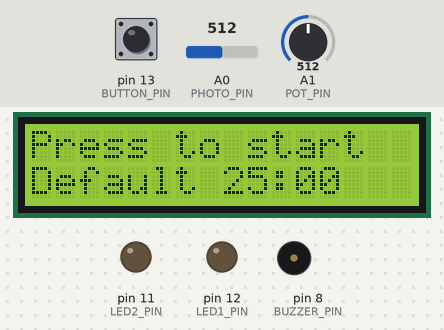
The sketch below on a simulated Arduino Uno, built with avr-gcc and run on an emulated ATmega328P. Parts: 16×2 character LCD, output pins drawn as LEDs (lit = HIGH), buzzer (waves = sounding). Dashed ring = blinking. Inputs (shaded band) come from the test bench; at power-on: pin 13 (BUTTON_PIN) HIGH, A0 (PHOTO_PIN) = 512, A1 (POT_PIN) = 512. What the sketch prints to the serial monitor is not drawn.

Above: at 1.2 s.
1.3 s: pin 13 (BUTTON_PIN) pulled LOW for 0.15 s
At 1.85 s:
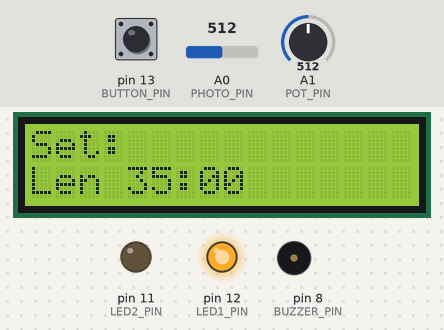
2.0 s: pin 13 (BUTTON_PIN) pulled LOW for 1 s
At 3.4 s:
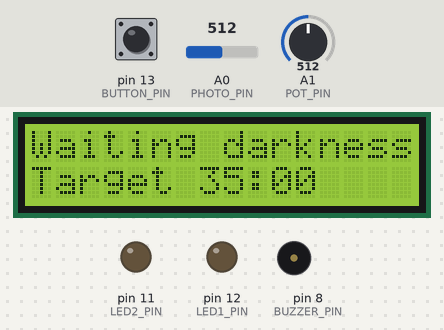
3.6 s: pin 13 (BUTTON_PIN) pulled LOW for 3.2 s
At 5.1 s:
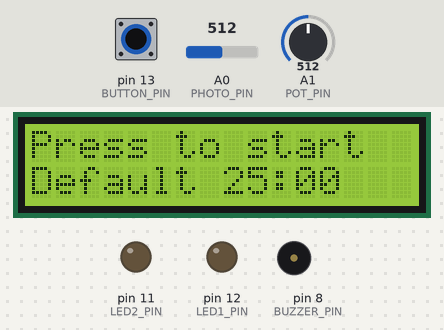
8.3 s: pin 13 (BUTTON_PIN) pulsed LOW 2 times (0.12 s each, 0.3 s apart)
At 12.5 s:
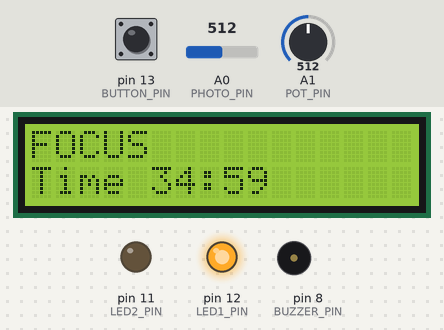
13.1 s: A0 (PHOTO_PIN) set to 537
At 13.33 s:
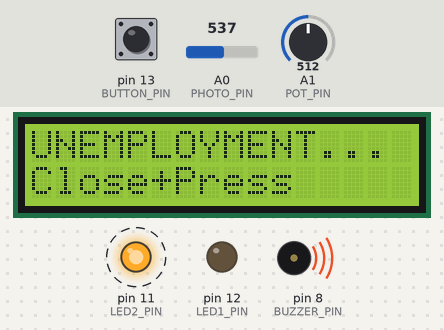
Timing chart, 0 to 20.3 s (numbered marks = the images above; inputs shaded):
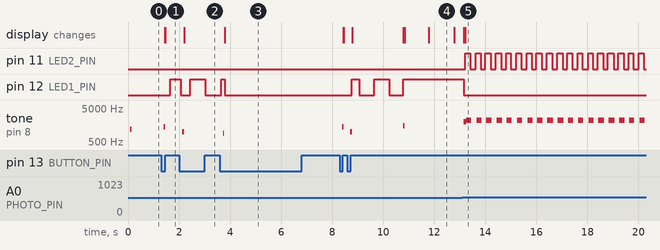

Measured:
- the behaviour switches between 530 and 531 on A0 (PHOTO_PIN) (found by bisection; images 4 and 5)
- after the input at 1.3 s, pin 12 (LED1_PIN): LOW → HIGH after 0.35 s; tone on pin 8 (BUZZER_PIN): silent → 1400 Hz after 0.10 s, → silent 0.06 s later; the display: first changes after 0.13 s (image 1 shows a later state)
- after the input at 2.0 s, tone on pin 8 (BUZZER_PIN): silent → 1000 Hz after 0.13 s, → silent 0.07 s later; the display: changes after 0.20 s (image 2)
- after the input at 3.6 s, the display: changes after 0.18 s (image 3)
- after the input at 8.3 s, pin 12 (LED1_PIN): goes HIGH 0.28 s, LOW 0.60 s, HIGH 0.60 s, LOW 0.54 s, then HIGH, starting after 0.47 s; tone on pin 8 (BUZZER_PIN): plays 1400 Hz for 0.06 s, 1000 Hz for 0.07 s, 1500 Hz for 0.06 s, starting after 0.10 s; the display: first changes after 0.13 s (image 4 shows a later state)
- after the input at 13.1 s, pin 11 (LED2_PIN): alternates HIGH for 0.19 s and LOW for 0.19 s, starting after 0.13 s; pin 12 (LED1_PIN): HIGH → LOW after 0.06 s; tone on pin 8 (BUZZER_PIN): silent → 2000 Hz after 0.06 s, then repeats every 0.41 s: 2200 Hz 0.20 s, silent 0.21 s; the display: first changes after 0.06 s (image 5 shows a later state)

The sketch:

Focus-Box-Timer.ino
```cpp
#include <Wire.h>
#include <LiquidCrystal_I2C.h>

// ---------------- Pins (same as your test) ----------------
#define BUTTON_PIN 13  // Button to GND, internal pull-up
#define LED1_PIN   12  // Status (focus/armed/celebrate)
#define LED2_PIN   11  // Shame / alert LED
#define BUZZER_PIN 8
#define POT_PIN    A1
#define PHOTO_PIN  A0

// ---------------- LCD ----------------
LiquidCrystal_I2C lcd(0x27, 16, 2); // Use 0x3F if 0x27 doesn't work

// ---------------- State machine ----------------
enum State { IDLE, SET_TIME, ARMED_WAIT_CLOSE, COUNTDOWN, SHAME, CELEBRATE };
State state = IDLE;

void setState(State s);

// ---------------- Timing / config ----------------
const unsigned MIN_MINUTES      = 5;
const unsigned MAX_MINUTES      = 60;
const unsigned POT_SNAP_STEP    = 5;        // choose in 5-min steps
const unsigned DARK_STABLE_MS   = 2000;     // must be dark this long to start
int  LIGHT_THRESHOLD            = 500;      // set after quick calibration
const int  LIGHT_HYST           = 30;       // hysteresis around threshold

// ---------------- Runtime vars ----------------
unsigned selMinutes = 25;
unsigned long targetMs = 0;
unsigned long startMs  = 0;
unsigned long savedRemaining = 0;
unsigned long enteredAt = 0;
unsigned long darkSince = 0;
bool          wasBright = false;

// ---------------- Button debounce (kept from your test) ----------------
int lastButtonReading = HIGH;
int stableButtonState = HIGH;
unsigned long lastDebounceTime = 0;
const unsigned long debounceDelay = 50;

// ---------------- Helpers ----------------
void buz(unsigned f=1400, unsigned d=80) { tone(BUZZER_PIN, f, d); }

// (Definition can stay here or lower in the file; prototype above makes it safe)
void setState(State s) {
  state = s;
  enteredAt = millis();
  lcd.clear();
}

bool isBright(int raw) {
  int th = LIGHT_THRESHOLD + (wasBright ? -LIGHT_HYST : LIGHT_HYST);
  bool b = raw > th; wasBright = b; return b;
}

unsigned snapToStep(unsigned v, unsigned step) {
  return (unsigned)(( (v + step/2) / step ) * step);
}

unsigned readPotMinutes() {
  int raw = analogRead(POT_PIN);      // 0..1023
  float t = raw / 1023.0f;            // 0..1
  float m = MIN_MINUTES + t * (MAX_MINUTES - MIN_MINUTES);
  unsigned mins = (unsigned)round(m);
  mins = constrain(mins, MIN_MINUTES, MAX_MINUTES);
  mins = snapToStep(mins, POT_SNAP_STEP);
  return mins;
}

void printCentered(const char* l1, const char* l2) {
  lcd.clear();
  lcd.setCursor(0,0); lcd.print(l1);
  lcd.setCursor(0,1); lcd.print(l2);
}

void printTimeLeft(unsigned long msLeft) {
  unsigned long s = (msLeft + 999)/1000;
  unsigned m = s/60, r = s%60;

  char line1[17], line2[17];
  snprintf(line1, sizeof(line1), "FOCUS");
  snprintf(line2, sizeof(line2), "Time %02u:%02u", m, r);
  lcd.setCursor(0,0); lcd.print(line1); lcd.print("           ");
  lcd.setCursor(0,1); lcd.print(line2); lcd.print("     ");
}

// ---------------- Setup ----------------
void setup() {
  Serial.begin(9600);

  pinMode(LED1_PIN, OUTPUT);
  pinMode(LED2_PIN, OUTPUT);
  pinMode(BUZZER_PIN, OUTPUT);
  pinMode(BUTTON_PIN, INPUT_PULLUP);

  lcd.init();
  lcd.backlight();
  printCentered("FOCUS BOX v1", "Press to start");

  digitalWrite(LED1_PIN, LOW);
  digitalWrite(LED2_PIN, LOW);

  buz(1200,60);
}

// ---------------- Loop ----------------
void loop() {
  unsigned long now = millis();

  // ----- Debounce button (same pattern as your test) -----
  int rawReading = digitalRead(BUTTON_PIN);
  if (rawReading != lastButtonReading) lastDebounceTime = now;

  bool buttonEdgePressed = false; // true on clean HIGH->LOW (press)
  if ((now - lastDebounceTime) > debounceDelay) {
    if (rawReading != stableButtonState) {
      // stable change detected
      buttonEdgePressed = (stableButtonState == HIGH && rawReading == LOW);
      stableButtonState = rawReading;
    }
  }
  lastButtonReading = rawReading;

  // ----- Sensors -----
  int ldrRaw = analogRead(PHOTO_PIN);
  bool bright = isBright(ldrRaw);

  // ----- State machine -----
  switch (state) {
    case IDLE: {
      // Show hint + default time
      lcd.setCursor(0,0); lcd.print("Press to start  ");
      lcd.setCursor(0,1); lcd.print("Default 25:00   ");
      digitalWrite(LED1_PIN, LOW);
      digitalWrite(LED2_PIN, LOW);

      if (buttonEdgePressed) {
        selMinutes = 25; // default
        setState(SET_TIME);
        buz(1400,60);
        // brief status
        lcd.setCursor(0,0); lcd.print("Set with knob   ");
        lcd.setCursor(0,1); lcd.print("Press to lockin");
      }
      break;
    }

    case SET_TIME: {
      selMinutes = readPotMinutes();

      // Display selected minutes as MM:00
      lcd.setCursor(0,0); lcd.print("Set:            ");
      char buf[17];
      snprintf(buf, sizeof(buf), "Len %02u:00        ", selMinutes);
      lcd.setCursor(0,1); lcd.print(buf);

      // slow blink LED1 to show "setting" mode
      digitalWrite(LED1_PIN, ((now/400)%2)==0 ? HIGH : LOW);
      digitalWrite(LED2_PIN, LOW);

      if (buttonEdgePressed) {
        targetMs = selMinutes * 60UL * 1000UL;
        setState(ARMED_WAIT_CLOSE);
        darkSince = 0;
        buz(1000,70);
        printCentered("Close the box", "to arm timer");
        digitalWrite(LED1_PIN, LOW);
      }
      break;
    }

    case ARMED_WAIT_CLOSE: {
      // Show chosen time while waiting
      unsigned long s = targetMs/1000UL;
      unsigned m = s/60;
      char line2[17];
      snprintf(line2, sizeof(line2), "Target %02u:00     ", m);
      lcd.setCursor(0,0); lcd.print("Waiting darkness");
      lcd.setCursor(0,1); lcd.print(line2);

      // LED1 slow blink = armed, LED2 off
      digitalWrite(LED1_PIN, ((now/600)%2)==0 ? HIGH : LOW);
      digitalWrite(LED2_PIN, LOW);

      if (!bright) {
        if (darkSince == 0) darkSince = now;
        if (now - darkSince >= DARK_STABLE_MS) {
          setState(COUNTDOWN);
          startMs = now;
          savedRemaining = targetMs;
          buz(1500,60);
          digitalWrite(LED1_PIN, HIGH); // solid during focus
        }
      } else {
        darkSince = 0;
      }

      // Cancel back to idle on press
      if (buttonEdgePressed) {
        setState(IDLE);
        buz(900,50);
        printCentered("Canceled", "Press to start");
      }
      break;
    }

    case COUNTDOWN: {
      unsigned long elapsed = now - startMs;
      unsigned long remain  = (savedRemaining > elapsed) ? (savedRemaining - elapsed) : 0;

      printTimeLeft(remain);
      digitalWrite(LED1_PIN, HIGH); // solid = focusing
      digitalWrite(LED2_PIN, LOW);

      if (bright) {
        // freeze timer, go to shame
        savedRemaining = remain;
        setState(SHAME);
        buz(2000,140);
        digitalWrite(LED1_PIN, LOW);
        digitalWrite(LED2_PIN, HIGH);
        break;
      }
      if (remain == 0) {
        setState(CELEBRATE);
        for (int i=0;i<3;i++){ buz(1200,120); delay(140); }
        digitalWrite(LED1_PIN, HIGH);
        digitalWrite(LED2_PIN, LOW);
      }
      break;
    }

    case SHAME: {
      // Flash red LED and angry message; require lid closed + press to re-arm
      bool flash = ((now/200)%2)==0;
      digitalWrite(LED2_PIN, flash ? HIGH : LOW);
      lcd.setCursor(0,0); lcd.print("UNEMPLOYMENT... ");
      lcd.setCursor(0,1); lcd.print("Close+Press     ");
      if (flash) buz(2200,40);

      if (!bright && buttonEdgePressed) {
        setState(ARMED_WAIT_CLOSE);
        darkSince = 0;
        buz(1100,60);
        printCentered("Close the box", "to re-arm");
        digitalWrite(LED2_PIN, LOW);
      }
      break;
    }

    case CELEBRATE: {
      // Fun blink + message; press to reset
      bool flash = ((now/250)%2)==0;
      digitalWrite(LED1_PIN, flash ? HIGH : LOW);
      lcd.setCursor(0,0); lcd.print("Money & Funny UP");
      lcd.setCursor(0,1); lcd.print("Press to reset  ");
      if (buttonEdgePressed) {
        setState(IDLE);
        buz(1000,60);
        printCentered("Press to start", "Default 25:00");
        digitalWrite(LED1_PIN, LOW);
      }
      break;
    }
  }

  // ---- Periodic debug for calibration ----
  static unsigned long lastPrint = 0;
  if (now - lastPrint >= 1000) {
    lastPrint = now;
    int potValue = analogRead(POT_PIN);
    int photoValue = analogRead(PHOTO_PIN);
    float potPercent = (potValue / 1023.0) * 100.0;
    float photoPercent = (photoValue / 1023.0) * 100.0;
    Serial.print("State="); Serial.print(state);
    Serial.print(" | Pot="); Serial.print(potPercent,1); Serial.print("%");
    Serial.print(" | LDR="); Serial.print(photoPercent,1); Serial.print("%");
    Serial.print(" | RawLDR="); Serial.print(photoValue);
    Serial.print(" | Thr="); Serial.print(LIGHT_THRESHOLD);
    Serial.println();
  }
}
```
